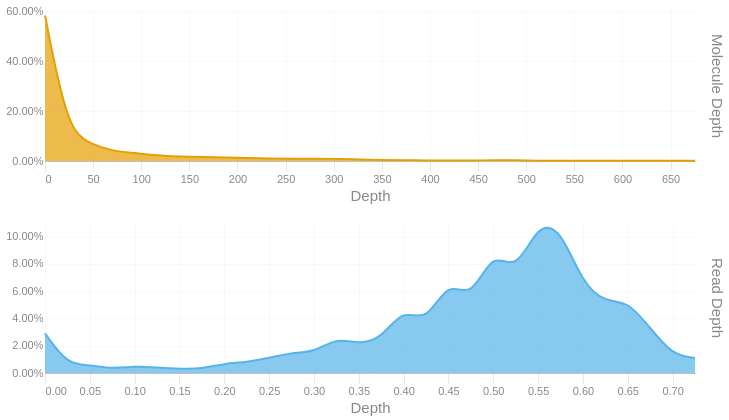

Source (notebook cell):
### Code cell
readdep = depth_hist(tb['Read Depth'], q99, 3)
readdep = readdep.with_columns(pl.lit('Read Depth').alias('Metric'))
if not SKIPLR:
    moldep = depth_hist(tb['Molecule Depth'], mol_q99, 1)
    moldep = moldep.with_columns(pl.lit('Molecule Depth').alias('Metric'))
    _hist = pl.concat([readdep, moldep])
    _hist = _hist.filter(pl.col('Proportion') != 0)
    with SafeRender(_hist):
        (
            alt.Chart(_hist)        
            .mark_area(interpolate = "basis")
            .encode(
                x=alt.X('Bin:Q').scale(domainMin=0).axis(alt.Axis(title='Depth')),
                y = alt.Y('Proportion:Q', title = None).axis(format = '.2%'),
                color = alt.Color('Metric:N').legend(None),
                row = alt.Row("Metric:N").header(title = None, labelOrient = 'right'),
                tooltip = [
                    alt.Tooltip("Metric:N", title = "Metric"),
                    alt.Tooltip('Interval:N', title = "Depth Interval"),
                    alt.Tooltip('Proportion:Q', title = "% Alignments").format('.2%')
                ]
            )
            .resolve_scale(x='independent', y='independent')
            .properties(
                height = 150, width = 650,
                usermeta={'embedOptions': {'downloadFileName': f'{samplename}.depth.hist'}}
            )
        ).display()
else:
    readdep = readdep.filter(pl.col('Proportion') != 0)
    with SafeRender(readdep):
        (
            alt.Chart(readdep)        
            .mark_area(interpolate = "basis")
            .encode(
                x=alt.X('Bin:Q').scale(domainMin=0).axis(alt.Axis(title='Depth')),
                y = alt.Y('Proportion:Q', title = None).axis(format = '.2%'),
                tooltip = [
                    alt.Tooltip('Interval:N', title = "Depth Interval"),
                    alt.Tooltip('Proportion:Q', title = "% Alignments").format('.2%')
                ]
            )
            .properties(
                usermeta={'embedOptions': {'downloadFileName': f'{samplename}.depth.hist'}}
            )
        ).display()

### Figure 1 — Vega-Lite specification as saved in the notebook (floating-point values rounded to 4 significant figures)
{"width": 650, "height": 150, "config": {"title": {"anchor": "start", "dy": -15, "fontSize": 18, "color": "#888888", "subtitleColor": "#888888", "subtitleFontSize": 14}, "arc": {"fill": "#0072B2"}, "axis": {"domainColor": "#888888", "domainWidth": 0.5, "gridWidth": 0.2, "grid": false, "titleFontWeight": 400, "titleFontSize": 15, "labelFontSize": 11, "labelColor": "#888888", "tickColor": "#888888", "tickWidth": 0.2, "titleColor": "#888888"}, "axisBand": {"grid": false}, "axisX": {"grid": true, "tickSize": 10, "domainCap": "round"}, "axisY": {"domain": false, "grid": true, "tickSize": 0, "domainCap": "round"}, "background": "transparent", "header": {"labelFontSize": 15, "labelColor": "#888888", "titleFontSize": 15, "titleFontWeight": 600, "titleColor": "#888888"}, "legend": {"labelFont": "sans-serif", "labelFontSize": 12, "labelColor": "#888888", "symbolSize": 100, "symbolType": "circle", "titleFontSize": 12, "titlePadding": 10, "titleColor": "#888888", "title": null}, "range": {"category": ["#E69F00", "#56B4E9", "#009E73", "#F0E442", "#0072B2", "#D55E00", "#CC79A7", "#000000"], "diverging": ["#cfe8f3", "#a2d4ec", "#73bfe2", "#46abdb", "#1696d2", "#12719e"]}, "area": {"fill": "#0072B2", "fillOpacity": 0.7, "line": true, "strokeOpacity": 0.7}, "line": {"color": "#0072B2", "stroke": "#0072B2", "strokeWidth": 2}, "trail": {"color": "#0072B2", "stroke": "#0072B2", "strokeWidth": 0, "size": 1}, "point": {"filled": true, "fillOpacity": 1.0, "size": 95}, "text": {"color": "#888888", "fontSize": 11, "align": "right", "fontWeight": 400, "size": 11}, "bar": {"fill": "#0072B2", "stroke": null}, "view": {"stroke": null, "continuousWidth": 660, "continuousHeight": 400}}, "data": {"name": "data-41aea6b2f3da71d81d9a9de5963394e4"}, "mark": {"type": "area", "interpolate": "basis"}, "encoding": {"color": {"field": "Metric", "legend": null, "type": "nominal"}, "row": {"field": "Metric", "header": {"title": null, "labelOrient": "right"}, "type": "nominal"}, "tooltip": [{"field": "Metric", "title": "Metric", "type": "nominal"}, {"field": "Interval", "title": "Depth Interval", "type": "nominal"}, {"field": "Proportion", "format": ".2%", "title": "% Alignments", "type": "quantitative"}], "x": {"axis": {"title": "Depth"}, "field": "Bin", "scale": {"domainMin": 0}, "type": "quantitative"}, "y": {"axis": {"format": ".2%"}, "field": "Proportion", "title": null, "type": "quantitative"}}, "resolve": {"scale": {"x": "independent", "y": "independent"}}, "usermeta": {"embedOptions": {"downloadFileName": "S6_Altamaha_3954.depth.hist"}}, "$schema": "https://vega.github.io/schema/vega-lite/v6.1.0.json", "datasets": {"data-41aea6b2f3da71d81d9a9de5963394e4": [{"Bin": 0.0, "Interval": "0.0-0.025", "Proportion": 0.029, "Metric": "Read Depth"}, {"Bin": 0.025, "Interval": "0.025-0.05", "Proportion": 0.006, "Metric": "Read Depth"}, {"Bin": 0.05, "Interval": "0.05-0.075", "Proportion": 0.006, "Metric": "Read Depth"}, {"Bin": 0.075, "Interval": "0.075-0.1", "Proportion": 0.003, "Metric": "Read Depth"}, {"Bin": 0.1, "Interval": "0.1-0.125", "Proportion": 0.005, "Metric": "Read Depth"}, {"Bin": 0.125, "Interval": "0.125-0.15", "Proportion": 0.004, "Metric": "Read Depth"}, {"Bin": 0.15, "Interval": "0.15-0.175", "Proportion": 0.003, "Metric": "Read Depth"}, {"Bin": 0.175, "Interval": "0.175-0.2", "Proportion": 0.003, "Metric": "Read Depth"}, {"Bin": 0.2, "Interval": "0.2-0.225", "Proportion": 0.007, "Metric": "Read Depth"}, {"Bin": 0.225, "Interval": "0.225-0.25", "Proportion": 0.008, "Metric": "Read Depth"}, {"Bin": 0.25, "Interval": "0.25-0.275", "Proportion": 0.011, "Metric": "Read Depth"}, {"Bin": 0.275, "Interval": "0.275-0.3", "Proportion": 0.015, "Metric": "Read Depth"}, {"Bin": 0.3, "Interval": "0.3-0.325", "Proportion": 0.015, "Metric": "Read Depth"}, {"Bin": 0.325, "Interval": "0.325-0.35", "Proportion": 0.026, "Metric": "Read Depth"}, {"Bin": 0.35, "Interval": "0.35-0.375", "Proportion": 0.021, "Metric": "Read Depth"}, {"Bin": 0.375, "Interval": "0.375-0.4", "Proportion": 0.025, "Metric": "Read Depth"}, {"Bin": 0.4, "Interval": "0.4-0.425", "Proportion": 0.048, "Metric": "Read Depth"}, {"Bin": 0.425, "Interval": "0.425-0.45", "Proportion": 0.036, "Metric": "Read Depth"}, {"Bin": 0.45, "Interval": "0.45-0.475", "Proportion": 0.069, "Metric": "Read Depth"}, {"Bin": 0.475, "Interval": "0.475-0.5", "Proportion": 0.053, "Metric": "Read Depth"}, {"Bin": 0.5, "Interval": "0.5-0.525", "Proportion": 0.091, "Metric": "Read Depth"}, {"Bin": 0.525, "Interval": "0.525-0.55", "Proportion": 0.073, "Metric": "Read Depth"}, {"Bin": 0.55, "Interval": "0.55-0.575", "Proportion": 0.11, "Metric": "Read Depth"}, {"Bin": 0.575, "Interval": "0.575-0.6", "Proportion": 0.106, "Metric": "Read Depth"}, {"Bin": 0.6, "Interval": "0.6-0.625", "Proportion": 0.065, "Metric": "Read Depth"}, {"Bin": 0.625, "Interval": "0.625-0.65", "Proportion": 0.052, "Metric": "Read Depth"}, {"Bin": 0.65, "Interval": "0.65-0.675", "Proportion": 0.053, "Metric": "Read Depth"}, {"Bin": 0.675, "Interval": "0.675-0.7", "Proportion": 0.033, "Metric": "Read Depth"}, {"Bin": 0.7, "Interval": "0.7-0.725", "Proportion": 0.013, "Metric": "Read Depth"}, {"Bin": 0.725, "Interval": "0.725-0.75", "Proportion": 0.011, "Metric": "Read Depth"}, {"Bin": 0.0, "Interval": "0.0-23.3", "Proportion": 0.582, "Metric": "Molecule Depth"}, {"Bin": 23.3, "Interval": "23.3-46.6", "Proportion": 0.125, "Metric": "Molecule Depth"}, {"Bin": 46.6, "Interval": "46.6-69.9", "Proportion": 0.069, "Metric": "Molecule Depth"}, {"Bin": 69.9, "Interval": "69.9-93.2", "Proportion": 0.04, "Metric": "Molecule Depth"}, {"Bin": 93.2, "Interval": "93.2-116.5", "Proportion": 0.032, "Metric": "Molecule Depth"}, {"Bin": 116.5, "Interval": "116.5-139.7", "Proportion": 0.022, "Metric": "Molecule Depth"}, {"Bin": 139.7, "Interval": "139.7-163.0", "Proportion": 0.018, "Metric": "Molecule Depth"}, {"Bin": 163.0, "Interval": "163.0-186.3", "Proportion": 0.016, "Metric": "Molecule Depth"}, {"Bin": 186.3, "Interval": "186.3-209.6", "Proportion": 0.014, "Metric": "Molecule Depth"}, {"Bin": 209.6, "Interval": "209.6-232.9", "Proportion": 0.012, "Metric": "Molecule Depth"}, {"Bin": 232.9, "Interval": "232.9-256.2", "Proportion": 0.01, "Metric": "Molecule Depth"}, {"Bin": 256.2, "Interval": "256.2-279.5", "Proportion": 0.009, "Metric": "Molecule Depth"}, {"Bin": 279.5, "Interval": "279.5-302.8", "Proportion": 0.009, "Metric": "Molecule Depth"}, {"Bin": 302.8, "Interval": "302.8-326.1", "Proportion": 0.009, "Metric": "Molecule Depth"}, {"Bin": 326.1, "Interval": "326.1-349.4", "Proportion": 0.006, "Metric": "Molecule Depth"}, {"Bin": 349.4, "Interval": "349.4-372.7", "Proportion": 0.004, "Metric": "Molecule Depth"}, {"Bin": 372.7, "Interval": "372.7-395.9", "Proportion": 0.003, "Metric": "Molecule Depth"}, {"Bin": 395.9, "Interval": "395.9-419.2", "Proportion": 0.002, "Metric": "Molecule Depth"}, {"Bin": 419.2, "Interval": "419.2-442.5", "Proportion": 0.002, "Metric": "Molecule Depth"}, {"Bin": 442.5, "Interval": "442.5-465.8", "Proportion": 0.002, "Metric": "Molecule Depth"}, {"Bin": 465.8, "Interval": "465.8-489.1", "Proportion": 0.003, "Metric": "Molecule Depth"}, {"Bin": 489.1, "Interval": "489.1-512.4", "Proportion": 0.003, "Metric": "Molecule Depth"}, {"Bin": 512.4, "Interval": "512.4-535.7", "Proportion": 0.001, "Metric": "Molecule Depth"}, {"Bin": 535.7, "Interval": "535.7-559.0", "Proportion": 0.001, "Metric": "Molecule Depth"}, {"Bin": 559.0, "Interval": "559.0-582.3", "Proportion": 0.001, "Metric": "Molecule Depth"}, {"Bin": 582.3, "Interval": "582.3-605.6", "Proportion": 0.001, "Metric": "Molecule Depth"}, {"Bin": 605.6, "Interval": "605.6-628.9", "Proportion": 0.001, "Metric": "Molecule Depth"}, {"Bin": 628.9, "Interval": "628.9-652.1", "Proportion": 0.001, "Metric": "Molecule Depth"}, {"Bin": 652.1, "Interval": "652.1-675.4", "Proportion": 0.001, "Metric": "Molecule Depth"}, {"Bin": 675.4, "Interval": "675.4-698.73", "Proportion": 0.001, "Metric": "Molecule Depth"}]}}
